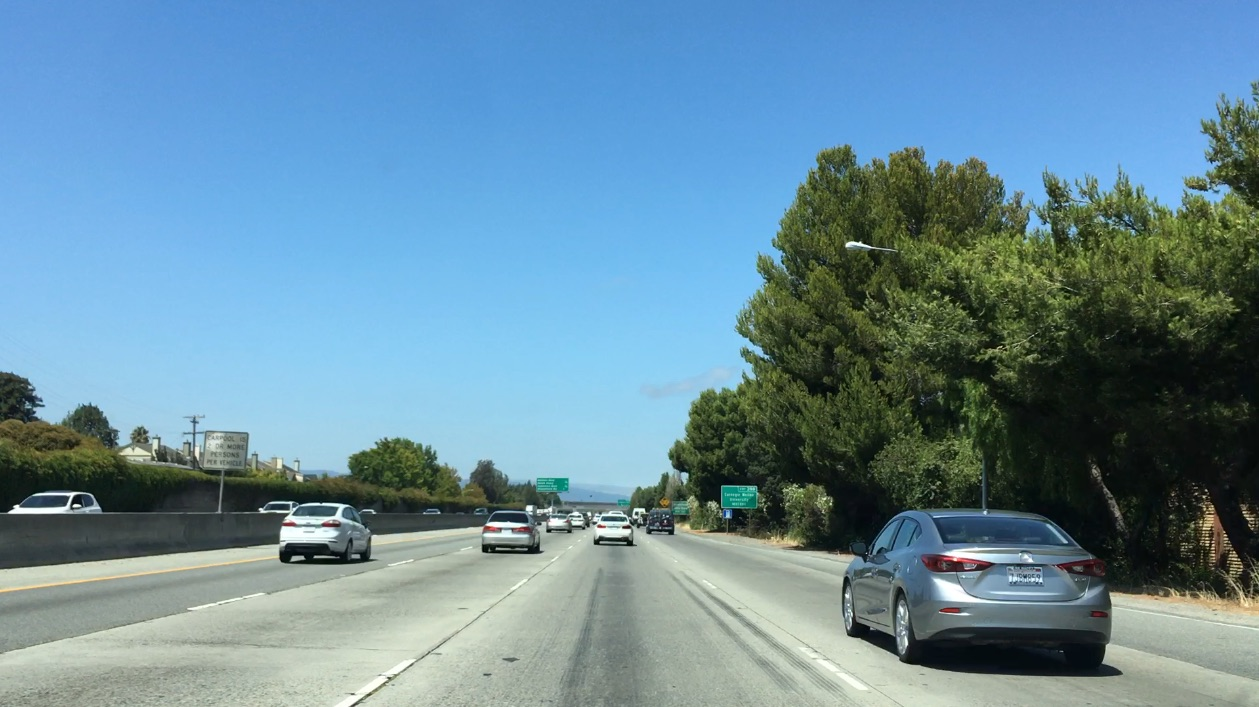
#> input picture computer-vision-notes-and-labs/images/21-bbox-example-image.jpg, 1259 x 707 px; the run also reads 1 picture not shown here
$ jupyter execute --allow-errors L21_Vehicle_Detection_and_Tracking.ipynb   (shell and % lines are left out)   (older library calls are emulated)
#> lines starting #> are read from the running program, lines starting #| are printed output that depends on the picture; after the words box and inside, x2 and y2 are one past the last pixel; in counts of white or black regions, pixels touching at a corner belong together
### Intro: Searching for objects in images

Detect and track vehicles in a video stream
* Anticipate whether there will be an accident and avoid accidents.
* Assess how far away cars are and where they are going.
* Extract features to reliably classify vehicles
* Search image for detections and track detections frame to frame from a video stream
    * Separate false positives from true positives
* Deep Learning vs CV approaches:
    * CV approaches tune parameters by hand: intuition as to what works and why
    * Deep Learning works better but seems like a black box.
    * Both approaches: Maximum insight and best performance in algorithms.


#### Useful features for identifying cars in an image
* Colour, position, shape, apparent size

### Manual Vehicle Detection
* Drawing bounding boxes using `cv2.rectangle()`.
```
cv2.rectangle(image_to_draw_on, (x1, y1), (x2, y2), color, thick)```


[cell 1]
import numpy as np
import cv2
import matplotlib.pyplot as plt
import matplotlib.image as mpimg
image = mpimg.imread('images/21-bbox-example-image.jpg')
#> image is the input picture: shape (707, 1259, 3); mean R, G, B 104.8, 141, 158.4

# Define a function that takes an image, a list of bounding boxes,
# and optional color tuple and line thickness as inputs
# then draws boxes in that color on the output

def draw_boxes(img, bboxes, color=(0, 0, 255), thick=6):
    # make a copy of the image
#> called with color = (0, 0, 255), thick = 6
    draw_img = np.copy(img)
    # draw each bounding box on your image copy using cv2.rectangle()
    for i in bboxes:
        print("Coords: ", i[0], i[1])
        cv2.rectangle(draw_img, i[0], i[1], color, thick)
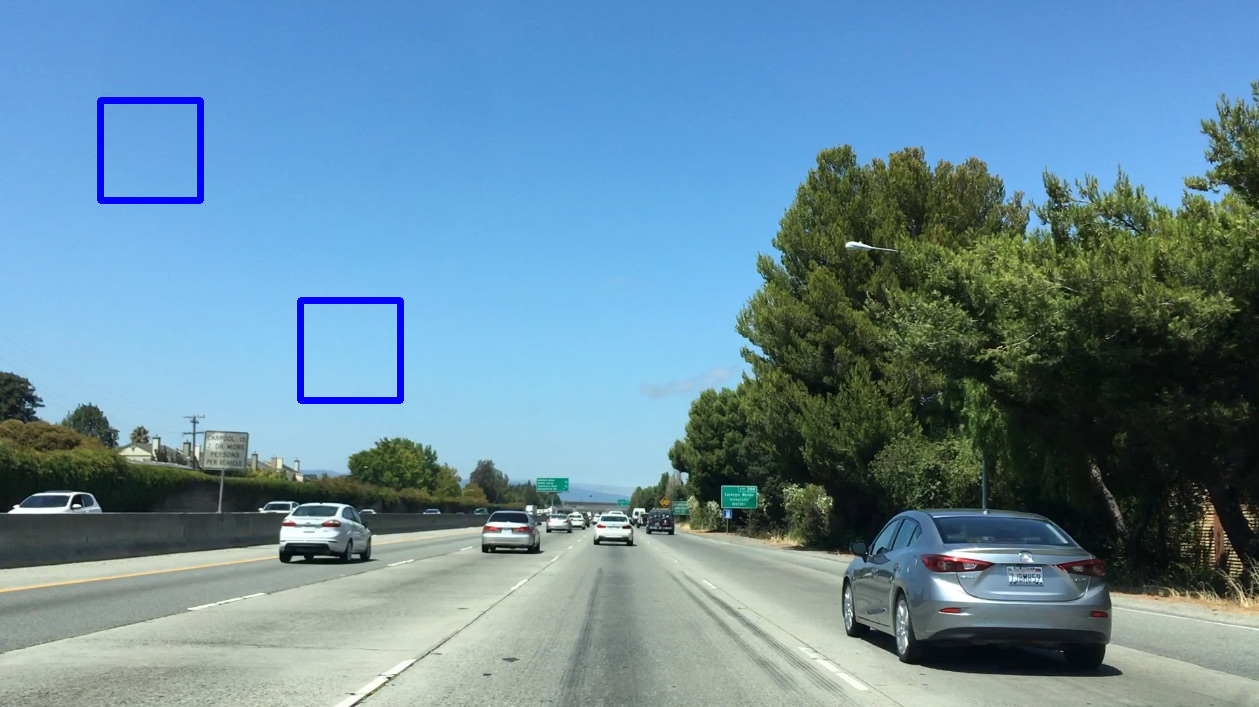
#> draw_img: shape (707, 1259, 3); 0.62% of pixels changed, all inside (x1, y1, x2, y2) = (97, 97, 404, 404)
    # return the image copy with boxes drawn
    return draw_img # Change this line to return image copy with boxes
# Add bounding boxes in this format, these are just example coordinates.
bboxes = [((100, 100), (200, 200)), ((300, 300), (400, 400))]

result = draw_boxes(image, bboxes)
plt.imshow(result)

## Features

Features describe the characteristics of an object, and with images, it really all comes down to intensity and gradients of intensity, and how these features capture the color and shape of an object.

### Colour Features
Q: Does a part of the image contain a car?

#### Template Matching
Image difference between car image and test region and see if difference is small. I.e. tracking colour values, aggregating them and seeing if the difference is small compared to the threshold.

But not v useful for our case:
    * With template matching we can only find very close matches, and changes in size or orientation of a car make it impossible to match with a template. (See exercise below.)

￼
￼

* Search the image using `cv2.matchTemplate()`
    * Can choose between squared difference (locate global min diff) or correlation methods (locate global max)
    * [OpenCV Template Matching Tutorial](http://opencv-python-tutroals.readthedocs.io/en/latest/py_tutorials/py_imgproc/py_template_matching/py_template_matching.html)
* Extract the location of the best match using `cv2.minMaxLoc()`.

```
cv2.matchTemplate()```

[cell 2]
import numpy as np
import cv2
import matplotlib.pyplot as plt
import matplotlib.image as mpimg

#> (the rest of this cell did not finish here and is left out)

Result:
￼

Bugs: Swapping `tmp.shape[1]` and `tmp.shape[0]`

### Colour Histogram Features
* Robust to variations in size (through normalising histogram), orientation.
* May mark unwanted regions

[cell 3]
# Construct histogram of R, G, B images
import matplotlib.image as mpimg
import numpy as np

# Read in the image
image = mpimg.imread('images/cutout1.jpg')
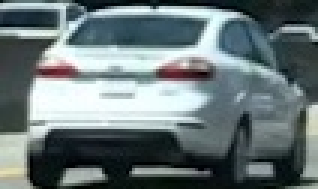
#> input picture computer-vision-notes-and-labs/images/cutout1.jpg, 106 x 63 px (shown 3 times larger)
#> image is the input picture: shape (63, 106, 3); mean R, G, B 105.4, 118.5, 120.3

# Take histograms in R, G, and B
# Arbitrarily chosen 32 bins and
# specified range to get orderly bin sizes
rhist = np.histogram(image[:,:,0], bins=32, range=(0, 256))
ghist = np.histogram(image[:,:,1], bins=32, range=(0, 256))
bhist = np.histogram(image[:,:,2], bins=32, range=(0, 256))

# rhist[0] contains the counts in each of the bins and
# rhist[1] contains the bin edges

# Generating bin centers
bin_edges = rhist[1]
#> bin_edges = 33 values from 0 to 256
bin_centers = (bin_edges[1:]  + bin_edges[0:len(bin_edges)-1])/2
#> bin_centers = 32 values from 4 to 252

# Plot a figure with all three bar charts
fig = plt.figure(figsize=(12,3))
plt.subplot(131)
plt.bar(bin_centers, rhist[0])
plt.xlim(0, 256)
plt.title('R Histogram')
plt.subplot(132)
plt.bar(bin_centers, ghist[0])
plt.xlim(0, 256)
plt.title('G Histogram')
plt.subplot(133)
plt.bar(bin_centers, bhist[0])
plt.xlim(0, 256)
plt.title('B Histogram')
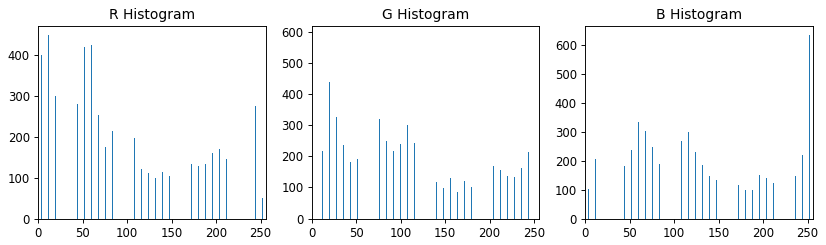
#> figure drawn by matplotlib, 3 panels; panel 1: tallest bar 448 high, from x = 11.6 to 12.4; panel 2: tallest bar 591 high, from x = 251.6 to 252.4; panel 3: tallest bar 634 high, from x = 251.6 to 252.4

[cell 4]
hist_features = np.concatenate((rhist[0], ghist[0], bhist[0]))
#> hist_features = 96 values, max 634 at index 95, min 49 at index 31, mean 208.7

[cell 5]
# As a function

import numpy as np
import cv2
import matplotlib.pyplot as plt
import matplotlib.image as mpimg

image = mpimg.imread('cutout1.jpg')

# Define a function to compute color histogram features
def color_hist(img, nbins=32, bins_range=(0, 256)):
    # Compute the histogram of the RGB channels separately
#> called with nbins = 32, bins_range = (0, 256)
    rhist = np.histogram(img[:,:,0], bins=nbins, range=bins_range)
    ghist = np.histogram(img[:,:,1], bins=nbins, range=bins_range)
    bhist = np.histogram(img[:,:,2], bins=nbins, range=bins_range)
    # Generating bin centers
    bin_edges = rhist[1]
#> bin_edges = 33 values from 0 to 256
    bin_centers = (bin_edges[1:] + bin_edges[0:len(bin_edges)-1])/2
#> bin_centers = 32 values from 4 to 252
    # Concatenate the histograms into a single feature vector
    hist_features = np.concatenate((rhist[0], ghist[0], bhist[0]))
    # Return the individual histograms, bin_centers and feature vector
    return rhist, ghist, bhist, bin_centers, hist_features

rh, gh, bh, bincen, feature_vec = color_hist(image, nbins=32, bins_range=(0, 256))
#> bincen = 32 values from 4 to 252; feature_vec has the same summary as hist_features

# Plot a figure with all three bar charts
if rh is not None:
    fig = plt.figure(figsize=(12,3))
    plt.subplot(131)
    plt.bar(bincen, rh[0])
    plt.xlim(0, 256)
    plt.title('R Histogram')
    plt.subplot(132)
    plt.bar(bincen, gh[0])
    plt.xlim(0, 256)
    plt.title('G Histogram')
    plt.subplot(133)
    plt.bar(bincen, bh[0])
    plt.xlim(0, 256)
    plt.title('B Histogram')
    fig.tight_layout()
else:
    print('Your function is returning None for at least one variable...')
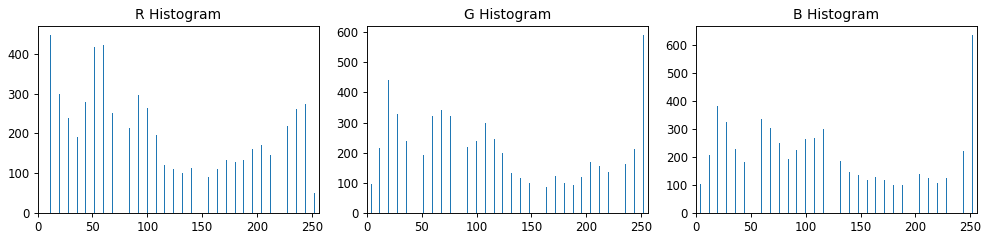
#> figure drawn by matplotlib, 3 panels; panel 1: tallest bar 448 high, from x = 11.6 to 12.4; panel 2: tallest bar 591 high, from x = 251.6 to 252.4; panel 3: tallest bar 634 high, from x = 251.6 to 252.4

### Colour Spaces

Q: How to represent objects of the same class that come in different colours? (Colour invariance)

Cars seem more saturated than the paler background.

Take images and see how pixels are distributed in different colour spaces, and see if car pixels stand out from non-car pixels in a certain dimension of the colour space.

#> (a cell that did not finish here is left out)

### Spatial Binning of Colour

Scale down the resolution of an image using `cv2.resize()`.

[cell 7]
import cv2
import matplotlib.image as mpimg

image = mpimg.imread('images/spatial_binning_test_img.jpg')
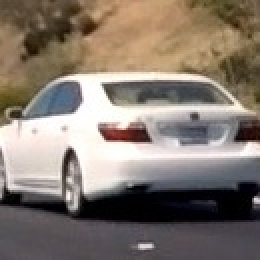
#> input picture computer-vision-notes-and-labs/images/spatial_binning_test_img.jpg, 130 x 130 px (shown 2 times larger)
#> image is the input picture: shape (130, 130, 3); mean R, G, B 132.3, 121, 111.2
small_img = cv2.resize(image, (32, 32))
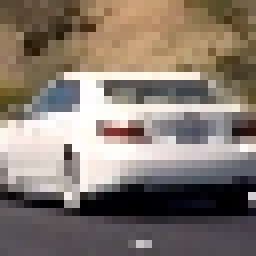
#> small_img: shape (32, 32, 3) (shown 8 times larger); mean R, G, B 132.9, 121.6, 111.7
print(small_img.shape)
#| (32, 32, 3)

[cell 8]
plt.imshow(small_img)

[cell 9]
# Convert to one-dimensional feature vector
feature_vec = small_img.ravel()
#> feature_vec = 3072 values, max 255 at index 891, min 0 at index 2346, mean 122.1
print(feature_vec.shape)
#| (3072,)

Write a function that allows you to convert any test image into a feature vector that you can feed your classifier

[cell 10]
import numpy as np
import cv2
import matplotlib.pyplot as plt
import matplotlib.image as mpimg

# Read in an image
# You can also read cutout2, 3, 4 etc. to see other examples
image = mpimg.imread('images/cutout1.jpg')

# Define a function to compute color histogram features
# Pass the color_space flag as 3-letter all caps string
# like 'HSV' or 'LUV' etc.
# KEEP IN MIND IF YOU DECIDE TO USE THIS FUNCTION LATER
# IN YOUR PROJECT THAT IF YOU READ THE IMAGE WITH
# cv2.imread() INSTEAD YOU START WITH BGR COLOR!
def bin_spatial(img, color_space='RGB', size=(32, 32)):
    # Convert image to new color space (if specified)
#> called with color_space = 'RGB', size = (32, 32)
    if color_space != 'RGB':
        if color_space == 'HSV':
            feature_image = cv2.cvtColor(img, cv2.COLOR_RGB2HSV)
        elif color_space == 'LUV':
            feature_image = cv2.cvtColor(img, cv2.COLOR_RGB2LUV)
        elif color_space == 'HLS':
            feature_image = cv2.cvtColor(img, cv2.COLOR_RGB2HLS)
        elif color_space == 'YUV':
            feature_image = cv2.cvtColor(img, cv2.COLOR_RGB2YUV)
        elif color_space == 'YCrCb':
            feature_image = cv2.cvtColor(img, cv2.COLOR_RGB2YCrCb)
    else: feature_image = np.copy(img)
    # Use cv2.resize().ravel() to create the feature vector
    features = cv2.resize(feature_image, size).ravel()
#> features = 3072 values, max 255 at index 788, min 1 at index 36, mean 114.7
    # Return the feature vector
    return features

feature_vec = bin_spatial(image, color_space='RGB', size=(32, 32))
#> feature_vec has the same summary as features in bin_spatial

# Plot features
plt.plot(feature_vec)
plt.title('Spatially Binned Features')
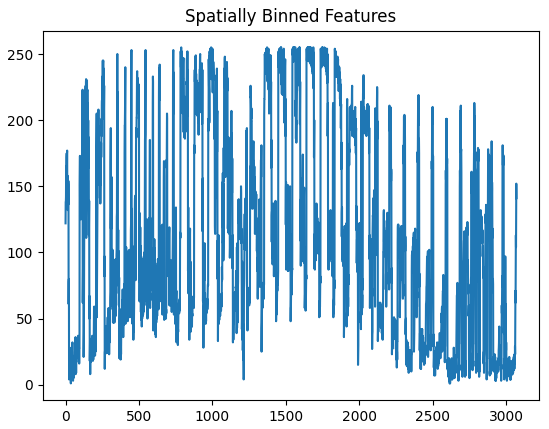
#> figure drawn by matplotlib, 1 panel; curve peaks at x = 788, y = 255

### Gradient Features
Gradients

Obtain a signature for the shape (chop image into windows using a grid and align them in a 1D array) to distinguish between shapes.

* Using the gradient values directly makes the signature too sensitive -> using Histogram of Gradients
    * Each pixel votes on the gradients. The weight of that vote depends on the gradient magnitude for that pixel.
    * Resource: [Presentation](https://www.youtube.com/watch?v=7S5qXET179I) on using HOG features for pedestrian detection by Navneet Dalal, the original developer of HOG for object detection.

#### Data Exploration: Car images and not-car images

[cell 11]
import matplotlib.image as mpimg
import matplotlib.pyplot as plt
import numpy as np
import cv2
import glob
#from skimage.feature import hog
#from skimage import color, exposure
# images are divided up into vehicles and non-vehicles

cars = glob.glob('vehicles_smallset/*/*.jpeg')
notcars = glob.glob('non-vehicles_smallset/*/*.jpeg')
"""
for image in images:
    if 'image' in image or 'extra' in image:
        notcars.append(image)
    else:
        cars.append(image)
"""
# Define a function to return some characteristics of the dataset
def data_look(car_list, notcar_list):
    data_dict = {}
    # Define a key in data_dict "n_cars" and store the number of car images
    data_dict["n_cars"] = len(car_list)
    # Define a key "n_notcars" and store the number of notcar images
    data_dict["n_notcars"] = len(notcar_list)
    # Read in a test image, either car or notcar
    test_image = mpimg.imread(car_list[0])
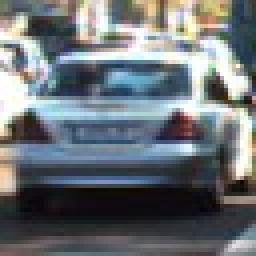
#> input picture computer-vision-notes-and-labs/vehicles_smallset/cars1/203.jpeg, 64 x 64 px (shown 4 times larger)
#> test_image is the input picture: shape (64, 64, 3); mean R, G, B 107.5, 114.1, 118
    # Define a key "image_shape" and store the test image shape 3-tuple
    data_dict["image_shape"] = test_image.shape
    # Define a key "data_type" and store the data type of the test image.
    data_dict["data_type"] = test_image.dtype
    # Return data_dict
    return data_dict

data_info = data_look(cars, notcars)

print('Your function returned a count of',
      data_info["n_cars"], ' cars and',
      data_info["n_notcars"], ' non-cars')
#| Your function returned a count of 2  cars and 0  non-cars
#> (the rest of the program and of its run is left out)
